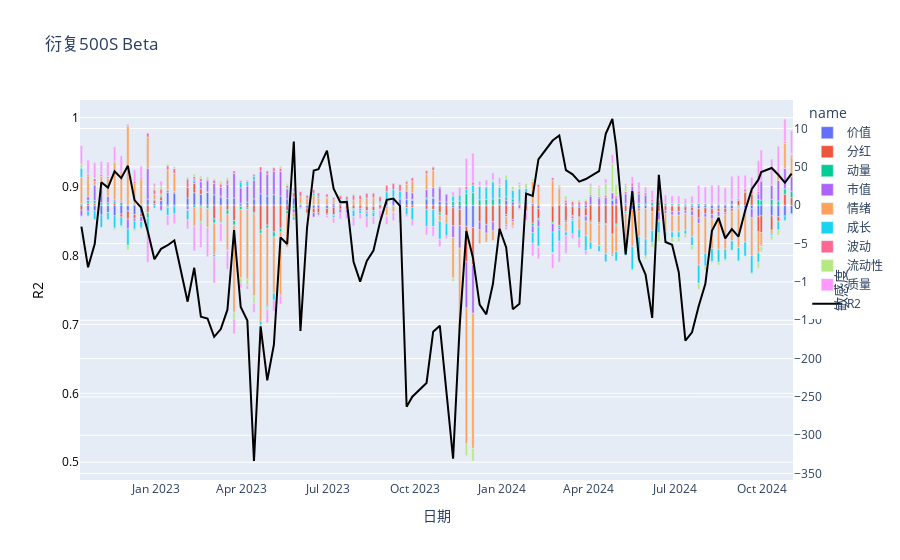

The notebook cell saved with this chart:
### Code cell
import pandas as pd
from pathlib import Path
from single_nav_analysis import NavAnalysisConfig, SingleNavAnalysis

nav_analysis_config = NavAnalysisConfig(
    bench_data_path=Path(r"C:\Euclid_Jie\barra\src\nav_analysis\index_data.csv"),
    # nav_data_path=Path(r"C:\Users\Ouwei\Desktop\管理人单页\SLD035-同温层量化阿尔法1号.xlsx"),
    nav_data_path=Path(
        r"C:\Users\Ouwei\Desktop\nav_data\净值库1101\按策略分\500增强\衍复500S.xlsx"
    ),
    # begin_date=np.datetime64("2023-12-29"),
    # end_date=np.datetime64("2024-07-30"),
    open_html=False,
    # benchmark="SHSE.000905",
)
demo = SingleNavAnalysis(nav_analysis_config)
demo.analysis()
demo.attraction_analysis(
    barra_df=pd.read_csv(r"barra_data\cne6\merged_cne6_barra_factor_rtn.csv"),
    show=True,
    R2=True,
)
demo.export_html()
